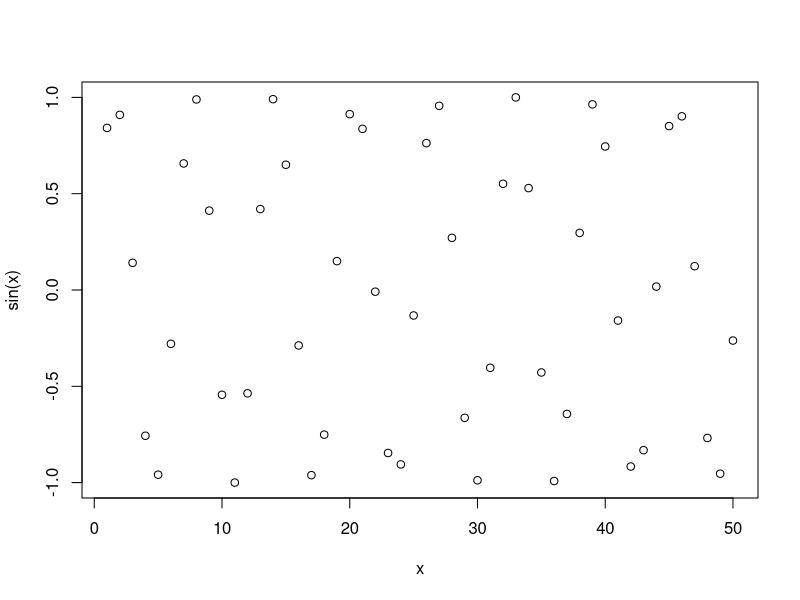
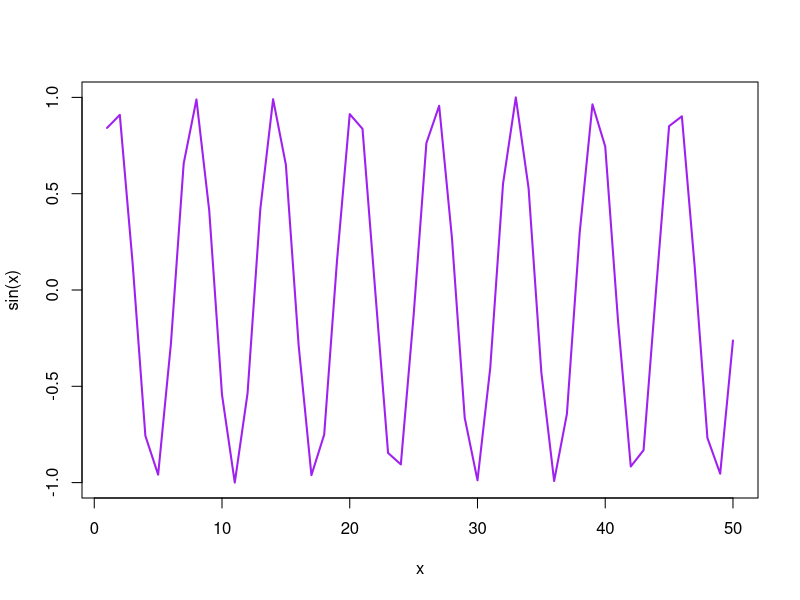

R code for these plots, in order:
#' ---
#' title: "Class 4 R Intro"
#' author: "Erin McTavish"
#' date: "January 15, 2026"
#' ---

x <- 1:50
plot(x, sin(x))

plot(x,sin(x),typ="l", col="purple", lwd=2)
log(10, base =10)
